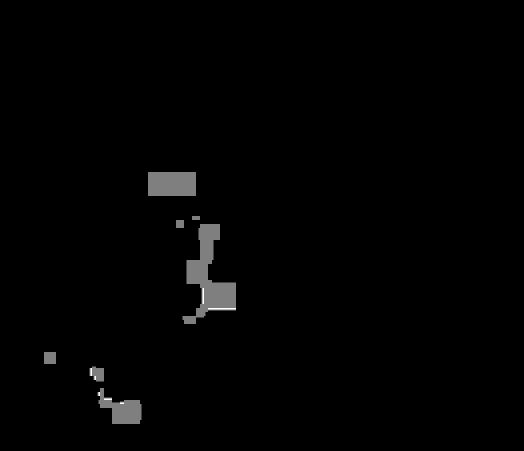
#> input picture data/BCNB/masks/train/1047.jpg, 1048 x 902 px (shown at 1/2 size)
$ python script_yolo_converter.py
#> lines starting #> are read from the running program, lines starting #| are printed output that depends on the picture; after the words box and inside, x2 and y2 are one past the last pixel; in counts of white or black regions, pixels touching at a corner belong together; pictures that were not available may be replaced by others from this repository, and a replacement may not be noted
import cv2
import numpy as np
import os
from pathlib import Path


def mask_to_yolo_bboxes(mask_path, output_path, class_id=0, min_area=10):
    """
    Convert a binary segmentation mask to YOLO bounding box format.

    Args:
        mask_path (str): Path to the binary mask image
        output_path (str): Path to save the YOLO label file
        class_id (int): Class ID for all objects (default: 0)
        min_area (int): Minimum area threshold to filter small blobs
    """
#> called with mask_path = 'data/BCNB/masks/train/1047.jpg', output_path = 'labels/train/1047.txt', class_id = 0, min_area = 10
    # Read the binary mask
    mask = cv2.imread(mask_path, cv2.IMREAD_GRAYSCALE)
#> mask is the input picture: shape (902, 1048); min 0, max 2, mean 0.0204
    if mask is None:
        print(f"Error: Could not read mask {mask_path}")
        return

    # Get image dimensions
    height, width = mask.shape
#> height = 902; width = 1048

    # Find connected components (individual blobs)
    num_labels, labels, stats, centroids = cv2.connectedComponentsWithStats(mask, connectivity=8)
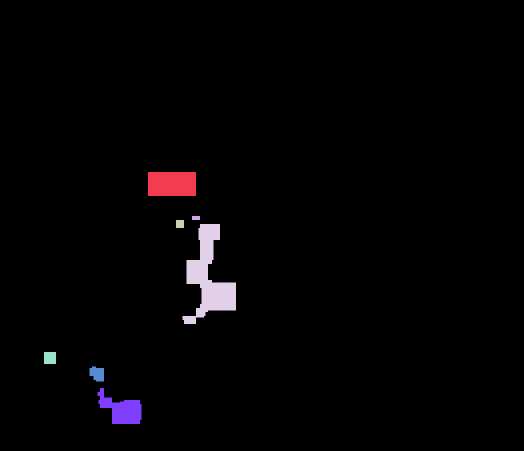
#> labels: shape (902, 1048) int32 (shown at 1/2 size); 8 distinct labels, from 0 to 7; one colour per label, 0 black
#> num_labels = 8; stats = [[0, 0, 1048, 902, 926416], [296, 344, 96, 48, 4608], [384, 432, 16, 8, 128], [352, 440, 16, 16, 256], [365, 448, 107, 200, 9208], [88, 704, 24, 24, 576], [179, 733, 29, 30, 704], [195, 776, 88, 72, 3400]]; centroids = [[527.1, 448.1], [343.5, 367.5], [391.5, 435.5], [359.5, 447.5], [417.7, 554.4], [99.5, 715.5], [194.2, 747.2], [243.8, 819.1]]

    # Prepare output lines for YOLO format
    yolo_lines = []

    # Process each connected component (skip background label 0)
    for label_id in range(1, num_labels):
        # Filter by minimum area
        area = stats[label_id, cv2.CC_STAT_AREA]
        if area < min_area:
            continue

        # Get bounding box coordinates from connected component stats
        x = stats[label_id, cv2.CC_STAT_LEFT]
        y = stats[label_id, cv2.CC_STAT_TOP]
        w = stats[label_id, cv2.CC_STAT_WIDTH]
        h = stats[label_id, cv2.CC_STAT_HEIGHT]

        # Convert to YOLO format: [x_center, y_center, width, height] (normalized 0-1)
        x_center = (x + w / 2) / width
        y_center = (y + h / 2) / height
        bbox_width = w / width
        bbox_height = h / height

        # Format: class_id x_center y_center width height
        yolo_line = f"{class_id} {x_center:.6f} {y_center:.6f} {bbox_width:.6f} {bbox_height:.6f}"
        yolo_lines.append(yolo_line)
#> this loop made 7 passes
#> (area, x, y, w, h, x_center, y_center, bbox_width) on passes 1 to 7: (4608, 296, 344, 96, 48, 0.328, 0.408, 0.0916), (128, 384, 432, 16, 8, 0.374, 0.483, 0.0153), (256, 352, 440, 16, 16, 0.344, 0.497, 0.0153), (9208, 365, 448, 107, 200, 0.399, 0.608, 0.102), (576, 88, 704, 24, 24, 0.0954, 0.794, 0.0229), (704, 179, 733, 29, 30, 0.185, 0.829, 0.0277), (3400, 195, 776, 88, 72, 0.228, 0.9, 0.084)
#> after the loop, yolo_lines = 7 items

    # Save YOLO labels to file
    os.makedirs(os.path.dirname(output_path), exist_ok=True)
    with open(output_path, 'w') as f:
        f.write('\n'.join(yolo_lines))

    print(f"Processed {mask_path}: Found {len(yolo_lines)} objects")
#| Processed data/BCNB/masks/train/1047.jpg: Found 7 objects
    return len(yolo_lines)


def convert_masks_to_yolo(masks_folder, labels_folder, class_id=0, min_area=10):
    """
    Convert all masks in a folder to YOLO format labels.

    Args:
        masks_folder (str): Path to folder containing mask images
        labels_folder (str): Path to folder where YOLO labels will be saved
        class_id (int): Class ID for all objects
        min_area (int): Minimum area threshold to filter small blobs
    """
    masks_path = Path(masks_folder)
    labels_path = Path(labels_folder)

    # Create output directory
    labels_path.mkdir(parents=True, exist_ok=True)

    # Supported image extensions
    supported_extensions = {'.png', '.jpg', '.jpeg', '.bmp', '.tiff', '.tif'}

    # Process all mask files
    total_objects = 0
    processed_files = 0

    for mask_file in masks_path.iterdir():
        if mask_file.suffix.lower() in supported_extensions:
            # Create corresponding label filename
            label_filename = mask_file.stem
            label_file = labels_path / f"{label_filename}.txt"

            # Convert mask to YOLO format
            num_objects = mask_to_yolo_bboxes(
                str(mask_file),
                str(label_file),
                class_id=class_id,
                min_area=min_area
            )
#> num_objects = 7

            if num_objects is not None:
                total_objects += num_objects
#> total_objects = 7
                processed_files += 1

    print(f"\nConversion completed!")
    print(f"Processed {processed_files} mask files")
    print(f"Total objects detected: {total_objects}")
#| Total objects detected: 7


# [106 lines left out: function visualize_yolo_labels, not called in this run]


# Example usage
if __name__ == "__main__":
    # Configure paths

    for x in ["train", "val", "test"]:
        masks_folder =  f"./masks/{x}"
        labels_folder = f"./labels/{x}"
        images_folder = f"./images/{x}"

        # Convert all masks to YOLO format
        print("Converting masks to YOLO bounding box format...")
        convert_masks_to_yolo(
            masks_folder=masks_folder,
            labels_folder=labels_folder,
            class_id=0,  # Change this if you have multiple classes
            min_area=10  # Minimum blob area (pixels) to include
        )
#> pass 2 of the loop `for x in ["train", "val", "test"]:`:
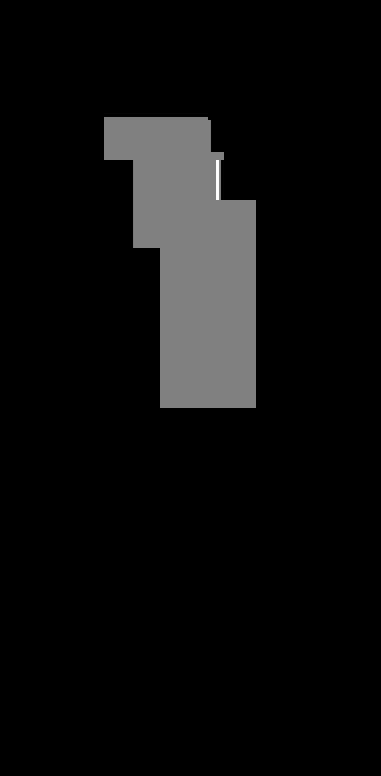
#> input picture data/BCNB/masks/test/112.jpg, 381 x 776 px, given as the content of the folder masks/val, which was not available
#> in mask_to_yolo_bboxes, mask is the input picture: shape (776, 381); min 0, max 2, mean 0.1
#> in mask_to_yolo_bboxes (call 2), `num_labels, labels, stats, centroids = cv2.connectedComponentsWithStat..`:
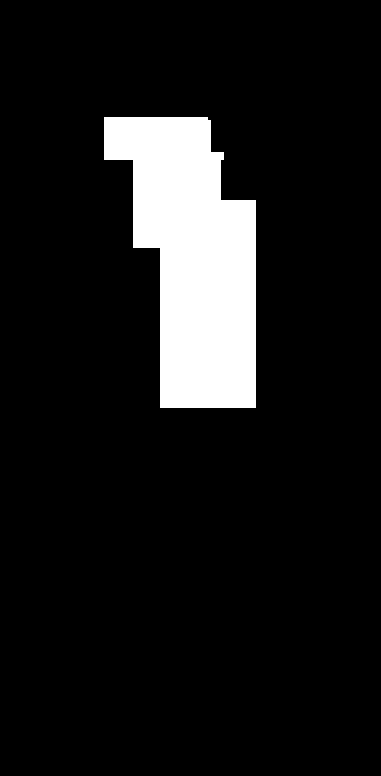
#> labels: shape (776, 381) int32; values 0 (black) and 1 (white), 10% white; 1 white region, box (x1, y1, x2, y2) and area: (104, 117, 256, 408) 29480
#> num_labels = 2; stats = [[0, 0, 381, 776, 266176], [104, 117, 152, 291, 29480]]; centroids = [[189.6, 401.7], [193.2, 258.9]]
#> the loop in mask_to_yolo_bboxes (call 2), `for label_id in range(1, num_labels):` made 1 pass
#> (area, x, y, w, h, x_center, y_center, bbox_width) on pass 1: (29480, 104, 117, 152, 291, 0.472, 0.338, 0.399)
#> after the loop in mask_to_yolo_bboxes (call 2), `for label_id in range(1, num_labels):`: yolo_lines = ['0 0.472441 0.338273 0.398950 0.375000']
#| Processed _only/112.jpg: Found 1 objects
#| Total objects detected: 1

    # Optional: Visualize results for verification
    import glob
    mask_files = glob.glob(os.path.join(masks_folder, "*.png"))
#> (the run stopped early here; a loop or call above may not have finished)
